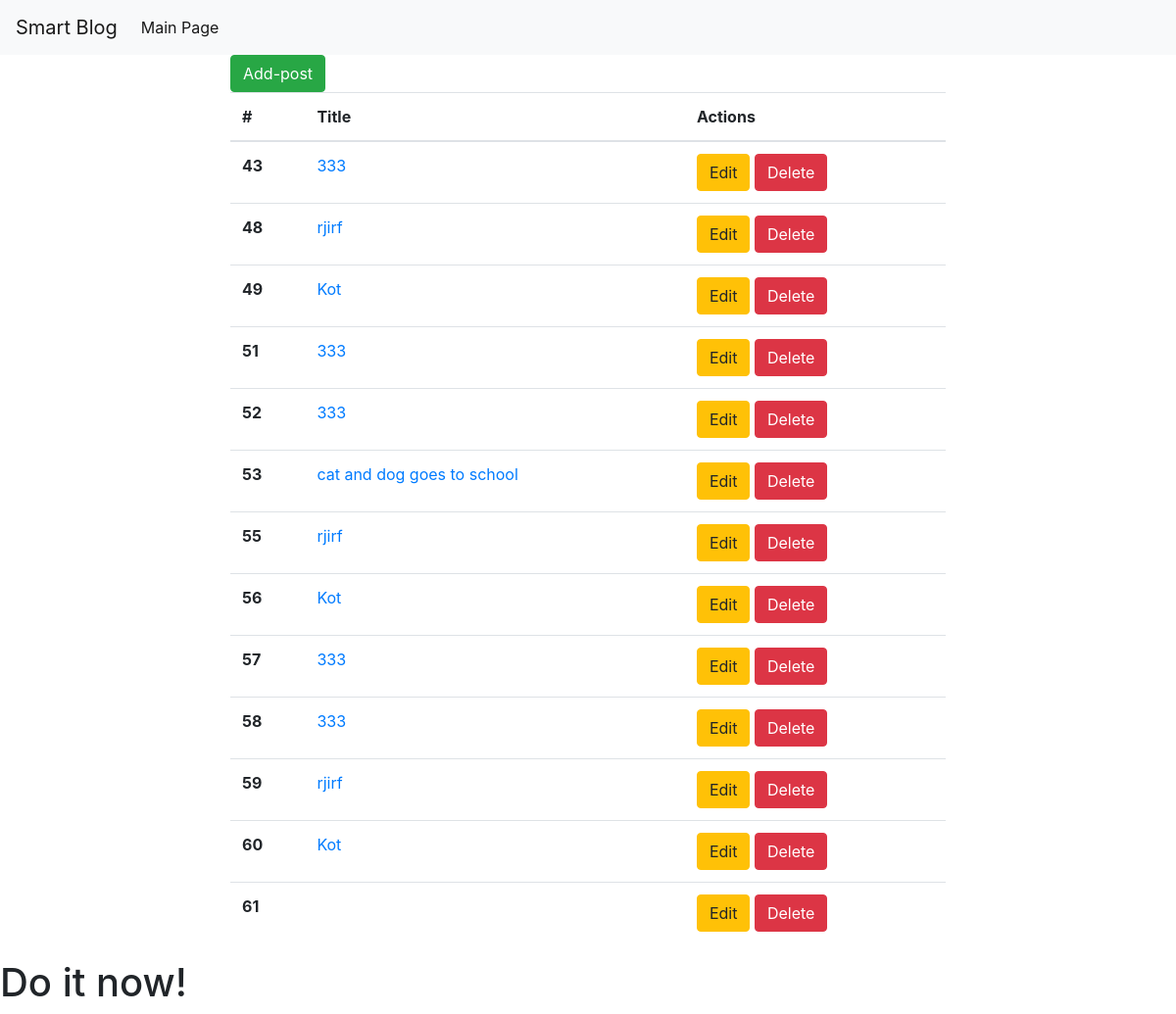
The page / on the database its author committed.
### tables this page shows
CREATE TABLE `posts` (
  `id` int(11) NOT NULL,
  `title` varchar(255) NOT NULL
);

### dataBase/config.php (called while the page is built)
<?php
return [
"database" => [
	"username" => "root",
	"database" => "app3",
	"password" => "",
	"connection" => "mysql:host=localhost",
	"charset" => "utf8"
],
];

### dataBase/start.php (called while the page is built)
<?php
$config = include 'config.php';
include 'QueryBuilder.php';
include 'Connection.php';
return new Querybuilder(Connection::make($config['database'])
);

### dataBase/Connection.php (called while the page is built)
<?php
class Connection {
public static function make($config) {
		return new PDO("{$config['connection']};dbname={$config['database']};{$config['charset']}", $config['username'], $config['password']);
}
}

### dataBase/QueryBuilder.php (called while the page is built, shortened)
<?php
class QueryBuilder {
protected $pdo;
	public function __construct($pdo)
	{
$this->pdo = $pdo;
	}
    public function getAll($table) {
        $sql = "SELECT * FROM {$table}";
        $statement = $this->pdo->prepare($sql);
        $statement->execute();
        return $results = $statement->fetchAll(PDO::FETCH_ASSOC);
    }
}

### route.php (called while the page is built)
<?php
return [
    'home' => 'index',
    'page/1' => page1
];
 ?>

### index.view.php (the view, shortened to what this page needs)
<!doctype html>
<html lang="en">
<head>
  <link rel="stylesheet" href="https://stackpath.bootstrapcdn.com/bootstrap/4.3.1/css/bootstrap.min.css">
</head>
<body>
  <nav class="navbar navbar-expand-lg navbar-light bg-light">
    <a class="navbar-brand" href="#">Smart Blog</a>
    <div class="collapse navbar-collapse" id="navbarSupportedContent">
      <ul class="navbar-nav mr-auto">
        <li class="nav-item active">
          <a class="nav-link" href="index.php">Main Page <span class="sr-only">(current)</span></a>
        </li>
      </ul>
    </div>
  </nav>
  <div class="container">
    <div class="row">
      <div class="col-md-8 offset-md-2">
        <a href="/create.php" class="btn btn-success">Add-post</a>
        <table class="table">
<thead>
            <tr>
              <th scope="col">#</th>
              <th scope="col">Title</th>
              <th scope="col">Actions</th>
            </tr>
</thead>
            <tbody>
          <?php
            foreach ($posts as $post):?>
            <tr>
              <th scope="row"><?php echo $post['id'];?></th>
              <td><a href="/show.php?id=<?php echo $post['id'];?>"><?php echo $post['title'];?></a></td>
              <td>
                <a href="/edit.php?id=<?php echo $post['id'];?>" class="btn btn-warning">Edit</a>
                <a href="/delete.php?id=<?php echo $post['id'];?>" class="btn btn-danger" onclick="return confirm('Уверен?')">Delete</a>
              </td>
            </tr>
            <?php endforeach;
            ?>
            </tbody>
        </table>
      </div>
    </div>
  </div>
</body>
</html>

### index.php (shortened to what this page needs)
<?php
$db = include 'dataBase/start.php';
$posts = $db->getAll('posts');
include 'index.view.php';
$page = $_GET['page'];
$routes = require(ROOT . 'route.php');
foreach ($routes as $route => $file) {
    if ($route == $page) {
        require_once(PAGE . $file . ".php");
    }
}

### Router8/page/index.php
<h1>Do it now!</h1>

### rows shown on the page
posts: id "43", title "333"
posts: id "48", title "rjirf"
posts: id "49", title "Kot"
posts: id "51", title "333"
posts: id "52", title "333"
posts: id "53", title "cat and dog goes to school"
posts: id "55", title "rjirf"
posts: id "56", title "Kot"
posts: id "57", title "333"
posts: id "58", title "333"
posts: id "59", title "rjirf"
posts: id "60", title "Kot"
posts: id "61"
